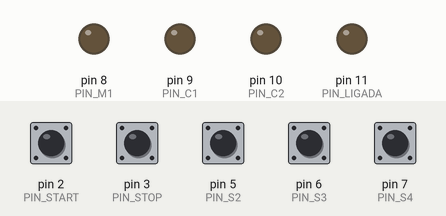
Bench run of a sketch on a simulated Arduino Uno, built with avr-gcc and run on an emulated ATmega328P. Parts: output pins drawn as LEDs (lit = HIGH). The test bench sets the inputs (shaded band); at power-on: pin 2 (PIN_START), pin 3 (PIN_STOP), pin 5 (PIN_S2), pin 6 (PIN_S3), pin 7 (PIN_S4) HIGH.

Above: at 1.2 s.
1.3 s: pin 2 (PIN_START) pulled LOW for 0.15 s
At 2.6 s:
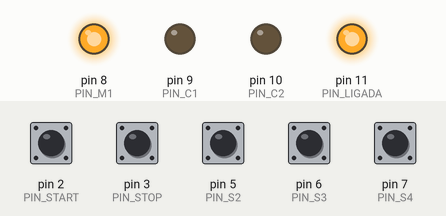
3.7 s: pin 7 (PIN_S4) pulled LOW for 0.15 s
At 4.4 s:
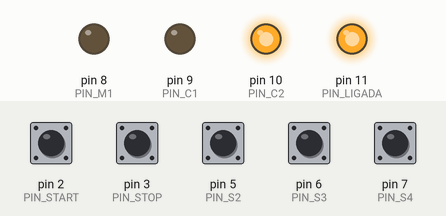
6.8 s: pin 2 (PIN_START) pulled LOW for 1 s
At 7.2 s:
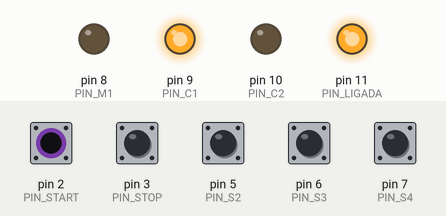
9.3 s: pin 3 (PIN_STOP) pulled LOW for 0.15 s
At 10.3 s:
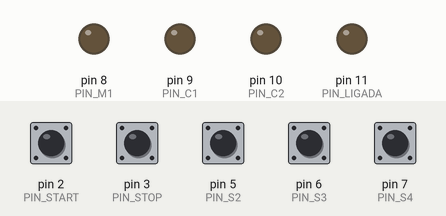
Timing chart, 0 to 11.9 s (numbered marks = the images above; inputs shaded):
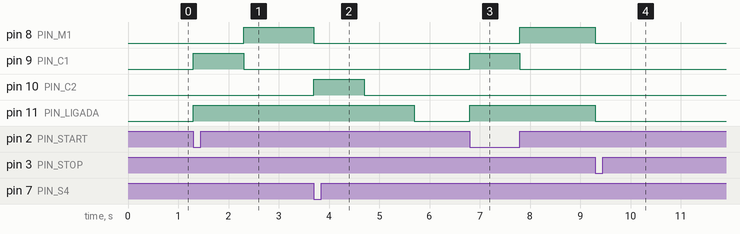

Measured:
- after the input at 1.3 s, pin 8 (PIN_M1): LOW → HIGH after 1.0 s; pin 9 (PIN_C1): LOW → HIGH at once, → LOW 1.0 s later; pin 11 (PIN_LIGADA): LOW → HIGH at once
- after the input at 3.7 s, pin 8 (PIN_M1): HIGH → LOW at once; pin 10 (PIN_C2): LOW → HIGH at once, → LOW 1.0 s later; pin 11 (PIN_LIGADA): HIGH → LOW after 2.0 s
- after the input at 6.8 s, pin 8 (PIN_M1): LOW → HIGH after 1.0 s; pin 9 (PIN_C1): LOW → HIGH at once, → LOW 1.0 s later; pin 11 (PIN_LIGADA): LOW → HIGH at once
- after the input at 9.3 s, pin 8 (PIN_M1), pin 11 (PIN_LIGADA): HIGH → LOW at once

The sketch:

ex07_seletor_pecas_pequenas_grandes.ino
```cpp
const int PIN_START = 2;
const int PIN_STOP  = 3;
const int PIN_S1 = 4;
const int PIN_S2 = 5;
const int PIN_S3 = 6;
const int PIN_S4 = 7;

const int PIN_M1 = 8;
const int PIN_C1 = 9;
const int PIN_C2 = 10;
const int PIN_LIGADA = 11;

const unsigned long TEMPO_C1 = 1000UL;
const unsigned long TEMPO_C2 = 1000UL;
const unsigned long TEMPO_QUEDA_GRANDE = 1500UL;

enum Estado {
  IDLE, C1_ALIMENTA, ESTEIRA_RUN,
  C2_EMPURRA, C2_RECUA, GRANDE_AGUARDA, RECUANDO_C1
};
Estado estado = IDLE;

unsigned long tEstado = 0;
bool pecaGrande = false;

void setup() {
  pinMode(PIN_START, INPUT_PULLUP);
  pinMode(PIN_STOP,  INPUT_PULLUP);
  pinMode(PIN_S1, INPUT_PULLUP);
  pinMode(PIN_S2, INPUT_PULLUP);
  pinMode(PIN_S3, INPUT_PULLUP);
  pinMode(PIN_S4, INPUT_PULLUP);

  pinMode(PIN_M1, OUTPUT);
  pinMode(PIN_C1, OUTPUT);
  pinMode(PIN_C2, OUTPUT);
  pinMode(PIN_LIGADA, OUTPUT);
}

void loop() {
  bool start = (digitalRead(PIN_START) == LOW);
  bool stop  = (digitalRead(PIN_STOP)  == LOW);
  bool s2 = (digitalRead(PIN_S2) == LOW);
  bool s3 = (digitalRead(PIN_S3) == LOW);
  bool s4 = (digitalRead(PIN_S4) == LOW);

  if (stop) {
    estado = IDLE;
    digitalWrite(PIN_M1, LOW);
    digitalWrite(PIN_C1, LOW);
    digitalWrite(PIN_C2, LOW);
    digitalWrite(PIN_LIGADA, LOW);
    return;
  }

  switch (estado) {

    case IDLE:
      if (start) {
        digitalWrite(PIN_LIGADA, HIGH);
        digitalWrite(PIN_C1, HIGH);
        pecaGrande = false;
        tEstado = millis();
        estado = C1_ALIMENTA;
      }
      break;

    case C1_ALIMENTA:
      if (millis() - tEstado >= TEMPO_C1) {
        digitalWrite(PIN_C1, LOW);
        digitalWrite(PIN_M1, HIGH);
        estado = ESTEIRA_RUN;
      }
      break;

    case ESTEIRA_RUN:

      if (s2 || s3) pecaGrande = true;

      if (pecaGrande) {

        tEstado = millis();
        estado = GRANDE_AGUARDA;
      } else if (s4) {

        digitalWrite(PIN_M1, LOW);
        digitalWrite(PIN_C2, HIGH);
        tEstado = millis();
        estado = C2_EMPURRA;
      }
      break;

    case GRANDE_AGUARDA:
      if (millis() - tEstado >= TEMPO_QUEDA_GRANDE) {
        digitalWrite(PIN_M1, LOW);
        estado = RECUANDO_C1;
      }
      break;

    case C2_EMPURRA:
      if (millis() - tEstado >= TEMPO_C2) {
        digitalWrite(PIN_C2, LOW);
        tEstado = millis();
        estado = C2_RECUA;
      }
      break;

    case C2_RECUA:
      if (millis() - tEstado >= TEMPO_C2) {
        estado = RECUANDO_C1;
      }
      break;

    case RECUANDO_C1:

      digitalWrite(PIN_LIGADA, LOW);
      estado = IDLE;
      break;
  }
}
```
